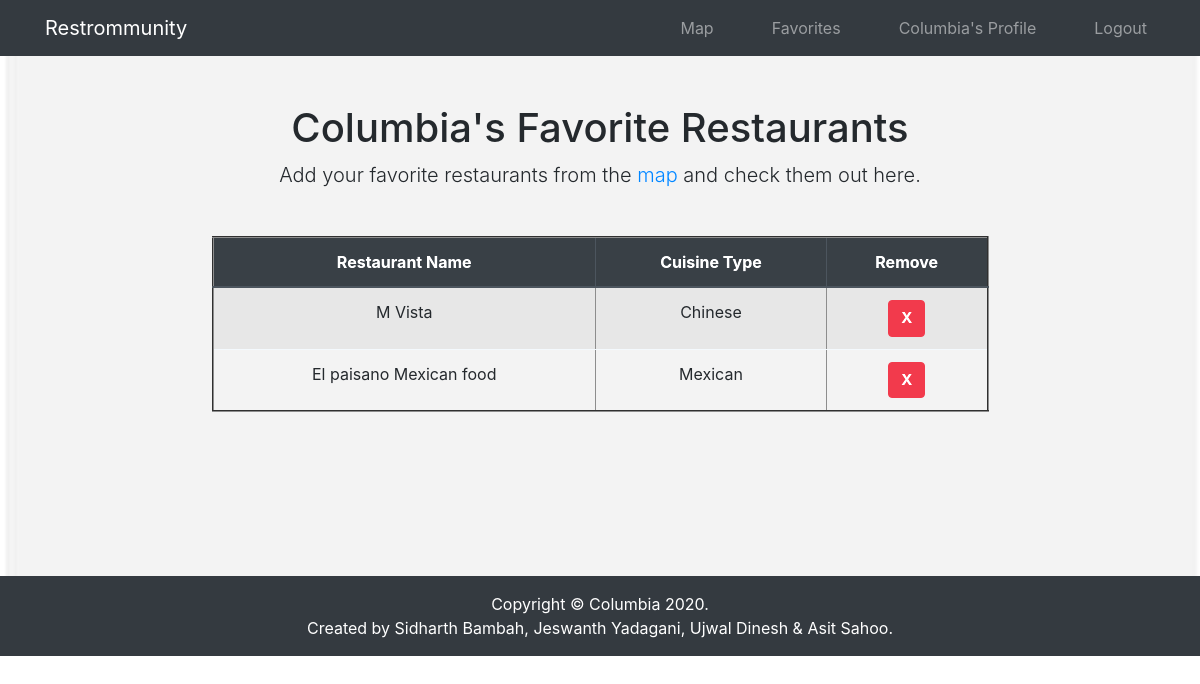
The page /fav_list (signed in) on the database as committed earlier.
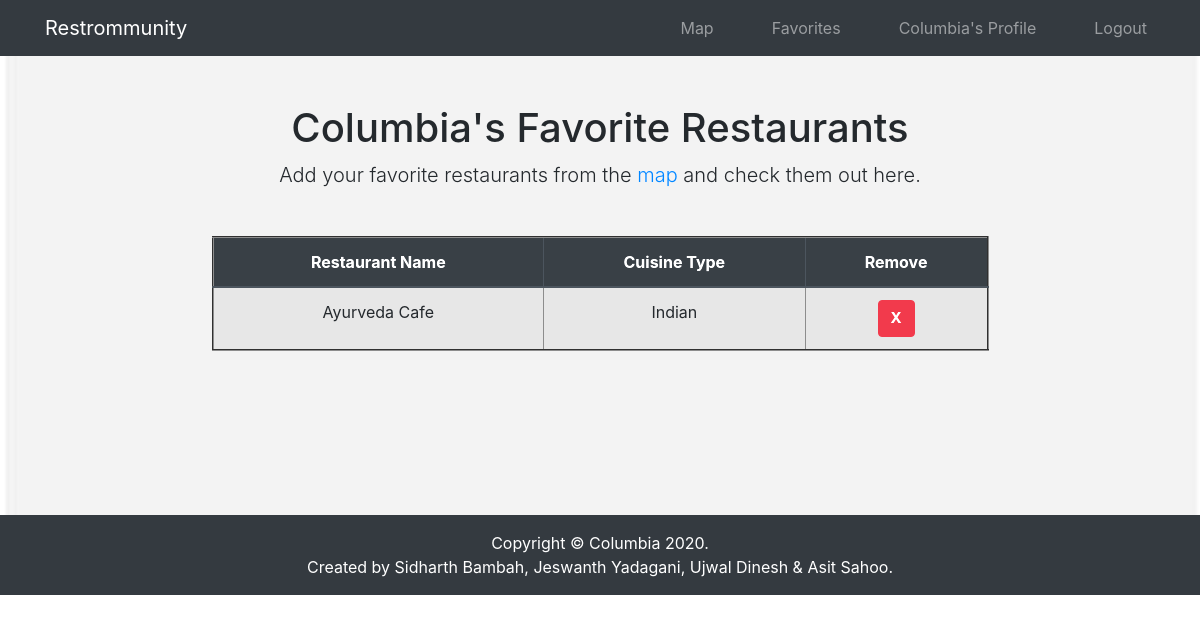
The same page on the database as committed later.
### ColumbiaApp/models.py (models this page shows, shortened)
class Restaurant(models.Model):
    user = models.ForeignKey(User, on_delete=models.PROTECT)
    cuisine = models.CharField(max_length=30)
    name = models.CharField(max_length=100)
    url = models.CharField(max_length=30)

### ColumbiaApp/views.py (the view)
# urls.py: path('fav_list',views.fav_list,name='fav_list'),
def fav_list(request):
    context=dict()
    if request.user.is_authenticated:
        fav_rest_list = Restaurant.objects.filter(user=request.user)
        data_list = []
        for ele in fav_rest_list:
            temp_dict = {}
            temp_dict['name'] = ele.name
            temp_dict['cuisine'] = ele.cuisine
            temp_dict['url'] = ele.url
            data_list.append(temp_dict)
        context['fav_restaurants'] = data_list
        return render(request,'fav_list.html',context)
    else:
        return HttpResponseRedirect(reverse('login'))

### templates/fav_list.html
{% extends 'base_login.html' %}
{% block content %}
    <h1 style="text-align: center;">{{user|title}}'s Favorite Restaurants</h1>
    <p style="text-align: center;padding-bottom:30px;" class="lead">Add your favorite restaurants from the <a href="{% url 'restaurant_map' %}">map</a> and check them out here.</p>
    <table style="width:70%" class="table table-hover table-striped" align="center" border="2">
        <thead class="thead-dark text-center">
            <tr>
                <th>Restaurant Name</th>
                <th>Cuisine Type</th>
                <th>Remove</th>
            </tr>
        </thead>
        <tbody class="text-center">
        {% for ele in fav_restaurants %}
            <tr>
                <td>{{ele.name}}</td>
                <td>{{ele.cuisine}}</td>
                <td><a class="btn btn-danger" href="{% url 'remove_from_fav' %}?res_to_remove={{ ele.name }}">X</a></td>
            </tr>
        {% endfor %}
        </tbody>
    </table>
{% endblock %}

Rows that differ between the two databases and show on the page:
removed Restaurant: name "M Vista", cuisine "Chinese"
removed Restaurant: name "El paisano Mexican food", cuisine "Mexican"
added Restaurant: name "Ayurveda Cafe", cuisine "Indian"
Other text that changed with them:
new list line: "X"
list line gone: "X"
